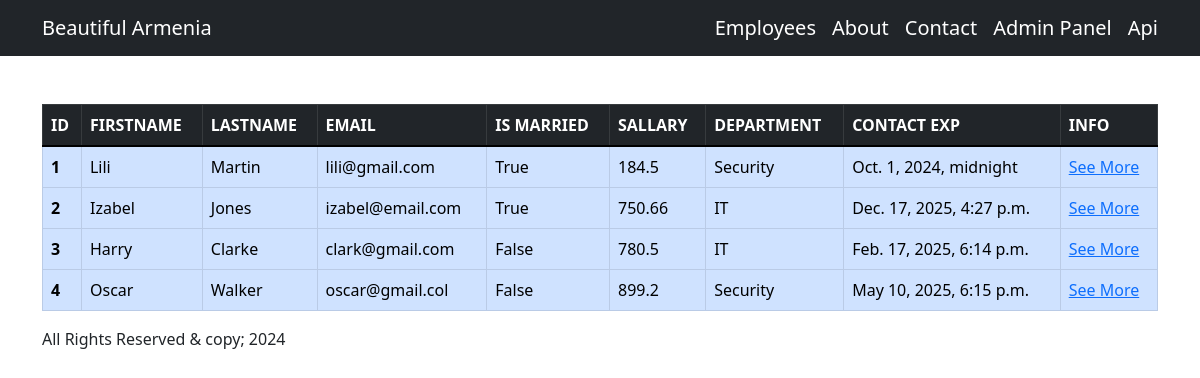
The app's page /employees/, older data.
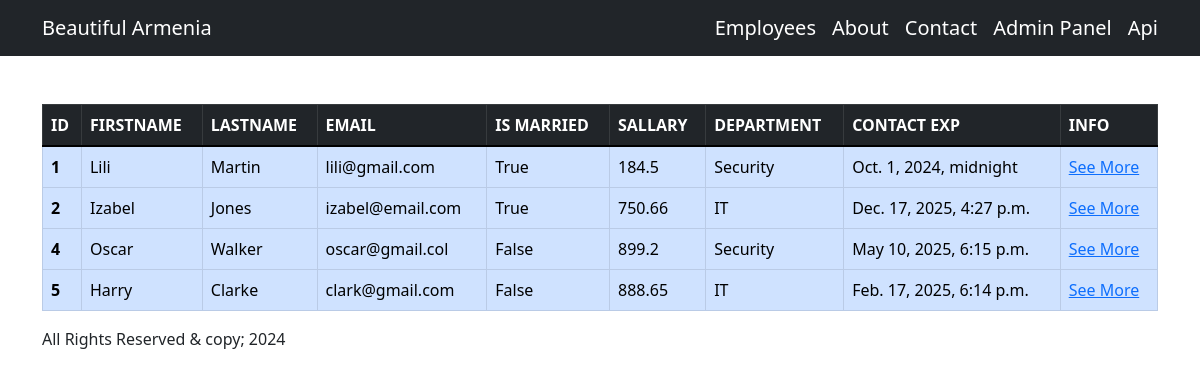
The same page, newer data.
### employees/models.py (models this page shows, shortened)
class Employee(models.Model):
    first_name =models.CharField(max_length=55)
    last_name =models.CharField(max_length=55)
    email =models.EmailField(max_length=255)
    is_married =models.BooleanField(default=False)
    salary =models.FloatField(default=0.0)
    contract_exp = models.DateTimeField()
    department = models.ForeignKey(Department, on_delete=models.CASCADE)
    created_at = models.DateTimeField(default=timezone.now)
    class Meta:
        verbose_name = "employee"
        verbose_name_plural = "employees"

class Department(models.Model):
    title=models.CharField(max_length=255)
    created_at = models.DateTimeField(default=timezone.now)
    def __str__(self):
        return self.title
    class Meta:
         verbose_name = "department"
         verbose_name_plural = "departments"

### employees/views.py (the view)
# urls.py: path("", include("employees.urls")),
def employees(request):
    employees = Employee.objects.all()
    return render(request, "employees.html", {"employees": employees})

### employees/templates/employees.html (shortened to what this page needs)
{% extends "base.html" %}
{% block employees_template %}
    <div class="table-responsive mt-5">
    <table class="table table-hover table-bordered table-primary">
        <thead class="table-dark">
            <tr>
                <th>ID</th>
                <th>FIRSTNAME</th>
                <th>LASTNAME</th>
                <th>EMAIL</th>
                <th>IS MARRIED</th>
                <th>SALLARY</th>
                <th>DEPARTMENT</th>
                <th>CONTACT EXP</th>
                <th>INFO</th>
            </tr>
        </thead>
        <tbody>
            {% for employee in employees %}
            <tr>
                <th>{{ employee.id }}</th>
                <td>{{ employee.first_name }}</td>
                <td>{{ employee.last_name }}</td>
                <td>{{ employee.email }}</td>
                <td>{{ employee.is_married }}</td>
                <td>{{ employee.salary }}</td>
                <td>{{ employee.department }}</td>
                <td>{{ employee.contract_exp }}</td>
                <td>
                    <a href="{% url 'app:single_employee' employee.id %}">See More</a>
                </td>
            </tr>
            {% endfor %}
        </tbody>
    </table>
    </div>
{% endblock %}

Row changes from the older to the newer data that the page shows:
removed Employee: id "3", first_name "Harry", last_name "Clarke", email "clark@gmail.com", is_married "False", salary "780.5", department "IT", contract_exp "Feb. 17, 2025, 6:14 p.m."
added Employee: id "5", first_name "Harry", last_name "Clarke", email "clark@gmail.com", is_married "False", salary "888.65", department "IT", contract_exp "Feb. 17, 2025, 6:14 p.m."
